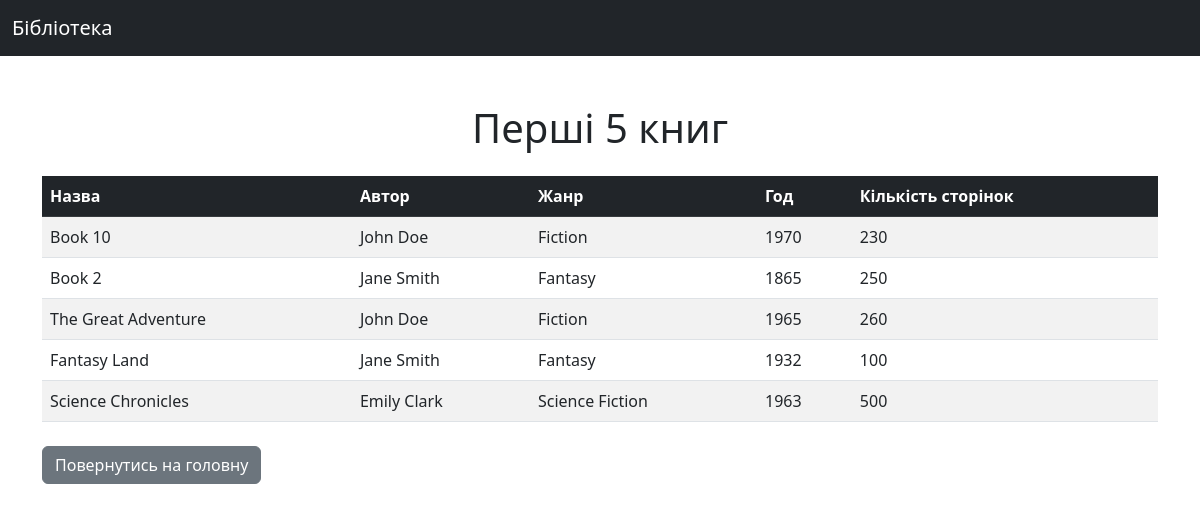
Page /books/first_books/ on the committed database.
### books/models.py (models this page shows, shortened)
class Book(models.Model):
    title = models.CharField(max_length=200, verbose_name="Title")
    author = models.ForeignKey(Author, on_delete=models.CASCADE, related_name="books")
    genre = models.ForeignKey(Genre, on_delete=models.CASCADE, related_name="books")
    year = models.IntegerField(verbose_name="Year", null=True, blank=True)
    pages = models.IntegerField(verbose_name="Pages", null=True, blank=True)

class Author(models.Model):
    first_name = models.CharField(max_length=100, verbose_name="First name")
    last_name = models.CharField(max_length=100, verbose_name="Last name")
    birth_year = models.IntegerField(verbose_name="Birth year", null=True, blank=True)

class Genre(models.Model):
    name = models.CharField(max_length=100, verbose_name="Name")
    description = models.TextField(verbose_name="Description", null=True, blank=True)

### books/views.py (the view)
# urls.py: path('first_books/', views.first_books, name='first_books'),
def first_books(request):
    books = Book.objects.all()[:5]
    return render(request, 'books/first_books.html', {'books': books})

### books/templates/books/first_books.html (shortened to what this page needs)
<!DOCTYPE html>
<html>
<head>
    <link href="https://cdn.jsdelivr.net/npm/bootstrap@5.3.0-alpha3/dist/css/bootstrap.min.css" rel="stylesheet">
</head>
<body>
    <nav class="navbar navbar-expand-lg navbar-dark bg-dark">
        <div class="container-fluid">
            <a class="navbar-brand" href="/">Бібліотека</a>
        </div>
    </nav>
    <div class="container mt-5">
        <h1 class="text-center">Перші 5 книг</h1>
        <table class="table table-striped mt-4">
            <thead class="table-dark">
                <tr>
                    <th>Назва</th>
                    <th>Автор</th>
                    <th>Жанр</th>
                    <th>Год</th>
                    <th>Кількість сторінок</th>
                </tr>
            </thead>
            <tbody>
                {% for book in books %}
                    <tr>
                        <td>{{ book.title }}</td>
                        <td>{{ book.author.first_name }} {{ book.author.last_name }}</td>
                        <td>{{ book.genre.name }}</td>
                        <td>{{ book.year|default:"-" }}</td>
                        <td>{{ book.pages|default:"-" }}</td>
                    </tr>
                {% endfor %}
            </tbody>
        </table>
        <div class="mt-4">
            <a href="/" class="btn btn-secondary">Повернутись на головну</a>
        </div>
    </div>
</body>
</html>

### rows in the picture
Book: title "Book 10", author.first_name "John", author.last_name "Doe", genre.name "Fiction", year "1970", pages "230"
Book: title "Book 2", author.first_name "Jane", author.last_name "Smith", genre.name "Fantasy", year "1865", pages "250"
Book: title "The Great Adventure", author.first_name "John", author.last_name "Doe", genre.name "Fiction", year "1965", pages "260"
Book: title "Fantasy Land", author.first_name "Jane", author.last_name "Smith", genre.name "Fantasy", year "1932", pages "100"
Book: title "Science Chronicles", author.first_name "Emily", author.last_name "Clark", genre.name "Science Fiction", year "1963", pages "500"
